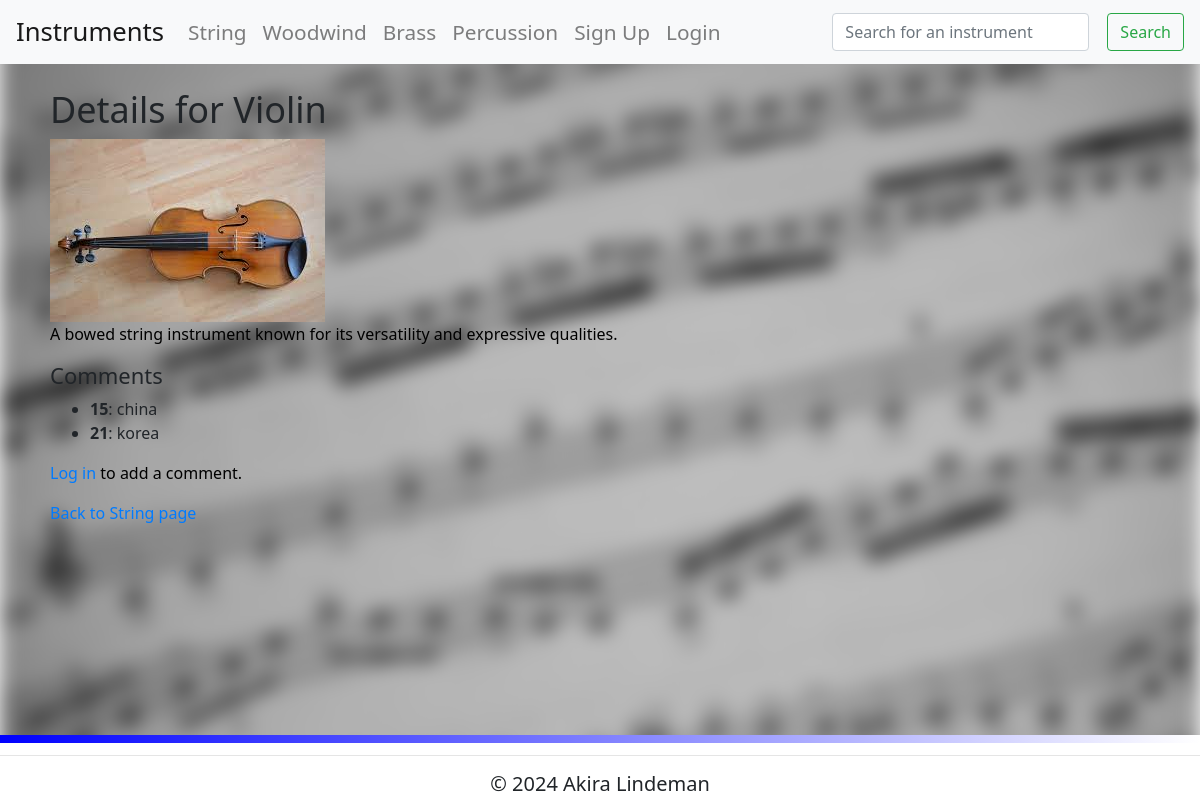
The page /instrument/1 on the database its author committed.
### tables this page shows
CREATE TABLE Instrument (id INTEGER PRIMARY KEY, name TEXT, familyid INTEGER REFERENCES InstrumentFamily (id), description TEXT, image TEXT);

CREATE TABLE Comments (id INTEGER PRIMARY KEY, instrument_id INTEGER REFERENCES Instrument (id), user_id INTEGER REFERENCES Users (id), comment TEXT, comment_status INTEGER);

CREATE TABLE Users (id INTEGER PRIMARY KEY AUTOINCREMENT, username TEXT, password TEXT, admin INTEGER);

### routes.py (the view)
@app.route('/instrument/<int:instrument_id>')
def instrument_details(instrument_id):
    try:
        instrument_query = "SELECT * FROM Instrument WHERE id = ?"
        instrument = sql_queries(instrument_query, (instrument_id,), 'fetchone')
        if instrument is None:
            return render_template('404.html'), 404
        comments_query = """
        SELECT Comments.id, Comments.comment, Users.username, Comments.user_id
        FROM Comments
        JOIN Users ON Comments.user_id = Users.id
        WHERE Comments.instrument_id = ? AND Comments.comment_status = 1
        """
        comments = sql_queries(comments_query, (instrument_id,), 'fetchall')
        return render_template('instrument.html', instrument=instrument, comments=comments)
    except ValueError:
        return render_template('414.html'), 414
    except OverflowError:
        return render_template('414.html'), 414
    except Exception as e:
        return render_template('500.html', error_message=str(e)), 500

### routes.py (called while the page is built)
def sql_queries(query, params, option):
    connection = sqlite3.connect('instruments.db')
    cursor = connection.cursor()
    cursor.execute(query, params)
    if option == 'fetchone':
        result = cursor.fetchone()
    elif option == 'fetchall':
        result = cursor.fetchall()
    elif option == 'commit':
        connection.commit()
        result = None
    connection.close()
    return result

### templates/instrument.html (shortened to what this page needs)
{% extends 'layout.html' %}
{% block content %}
  <div id="content">
    <h1>Details for {{ instrument[1] }}</h1>
    <img src="{{ instrument[4] }}" alt="Image of {{ instrument[1] }}">
    <p>{{ instrument[3] }}</p>
    <h2>Comments</h2>
    {% if comments %}
    <ul>
      {% for comment in comments %}
        <li>
          <strong>{{ comment[3] }}</strong>: {{ comment[2] }}
        </li>
      {% endfor %}
    </ul>
    {% else %}
      <p>No comments yet. Be the first!</p>
    {% endif %}
    {% if session.get('user_id') %}
      <a href="{{ url_for('add_comment', instrument_id=instrument[0]) }}" class="btn btn-primary">Add Comment</a>
    {% else %}
      <p><a href="{{ url_for('login') }}">Log in</a> to add a comment.</p>
    {% endif %}
    <p><a href="{{ url_for('string') }}">Back to String page</a></p>
  </div>
{% endblock %}

### static/style.css (style rules this page uses)
html, body { height: 100%; margin: 0; }
body::before { content: ""; position: fixed; top: 0; left: 0; width: 100%; height: 100%; background-image: url("/static/pictures/background.jpeg"); background-repeat: no-repeat; background-position: center; background-attachment: fixed; background-size: cover; filter: blur(10px); z-index: -1; pointer-events: none; }
p { color: rgb(0, 0, 0); }

### rows shown on the page
Instrument: name "Violin", image (picture), description "A bowed string instrument known for its versatility and expressive qualities."
Comments: user "15", username "china"
Comments: user "21", username "korea"
